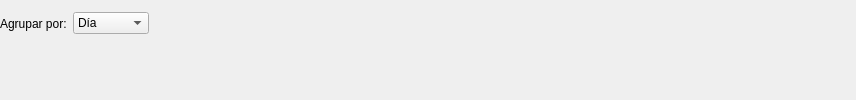
            <widget class="QWidget" name="page_temporal_listen">
             <layout class="QVBoxLayout" name="verticalLayout_temporal_listen">
              <property name="leftMargin">
               <number>0</number>
              </property>
              <property name="topMargin">
               <number>0</number>
              </property>
              <property name="rightMargin">
               <number>0</number>
              </property>
              <property name="bottomMargin">
               <number>0</number>
              </property>
              <item>
               <widget class="QWidget" name="horizontalLayout_time_unit" native="true">
                <layout class="QHBoxLayout" name="horizontalLayout_3">
                 <property name="leftMargin">
                  <number>0</number>
                 </property>
                 <property name="topMargin">
                  <number>0</number>
                 </property>
                 <property name="rightMargin">
                  <number>0</number>
                 </property>
                 <property name="bottomMargin">
                  <number>0</number>
                 </property>
                 <item>
                  <widget class="QLabel" name="label_time_unit">
                   <property name="text">
                    <string>Agrupar por:</string>
                   </property>
                  </widget>
                 </item>
                 <item>
                  <widget class="QComboBox" name="combo_time_unit">
                   <item>
                    <property name="text">
                     <string>Día</string>
                    </property>
                   </item>
                   <item>
                    <property name="text">
                     <string>Semana</string>
                    </property>
                   </item>
                   <item>
                    <property name="text">
                     <string>Mes</string>
                    </property>
                   </item>
                   <item>
                    <property name="text">
                     <string>Año</string>
                    </property>
                   </item>
                  </widget>
                 </item>
                 <item>
                  <spacer name="horizontalSpacer">
                   <property name="orientation">
                    <enum>Qt::Orientation::Horizontal</enum>
                   </property>
                   <property name="sizeHint" stdset="0">
                    <size>
                     <width>707</width>
                     <height>20</height>
                    </size>
                   </property>
                  </spacer>
                 </item>
                </layout>
               </widget>
              </item>
              <item>
               <widget class="QWidget" name="chart_container_temporal" native="true">
                <layout class="QVBoxLayout" name="verticalLayout_9">
                 <property name="leftMargin">
                  <number>0</number>
                 </property>
                 <property name="topMargin">
                  <number>0</number>
                 </property>
                 <property name="rightMargin">
                  <number>0</number>
                 </property>
                 <property name="bottomMargin">
                  <number>0</number>
                 </property>
                </layout>
               </widget>
              </item>
             </layout>
            </widget>
